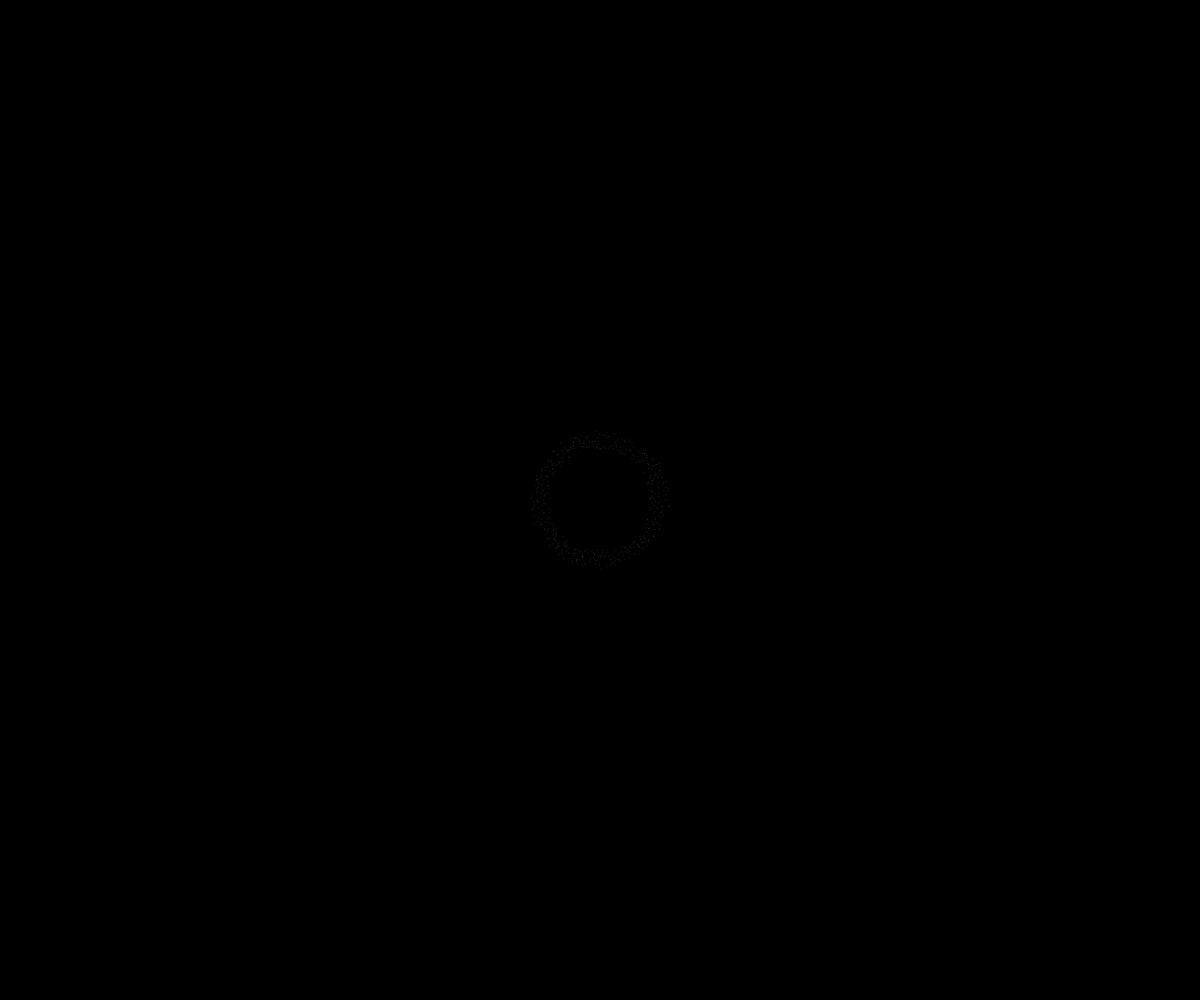
Frame 1 (no input)
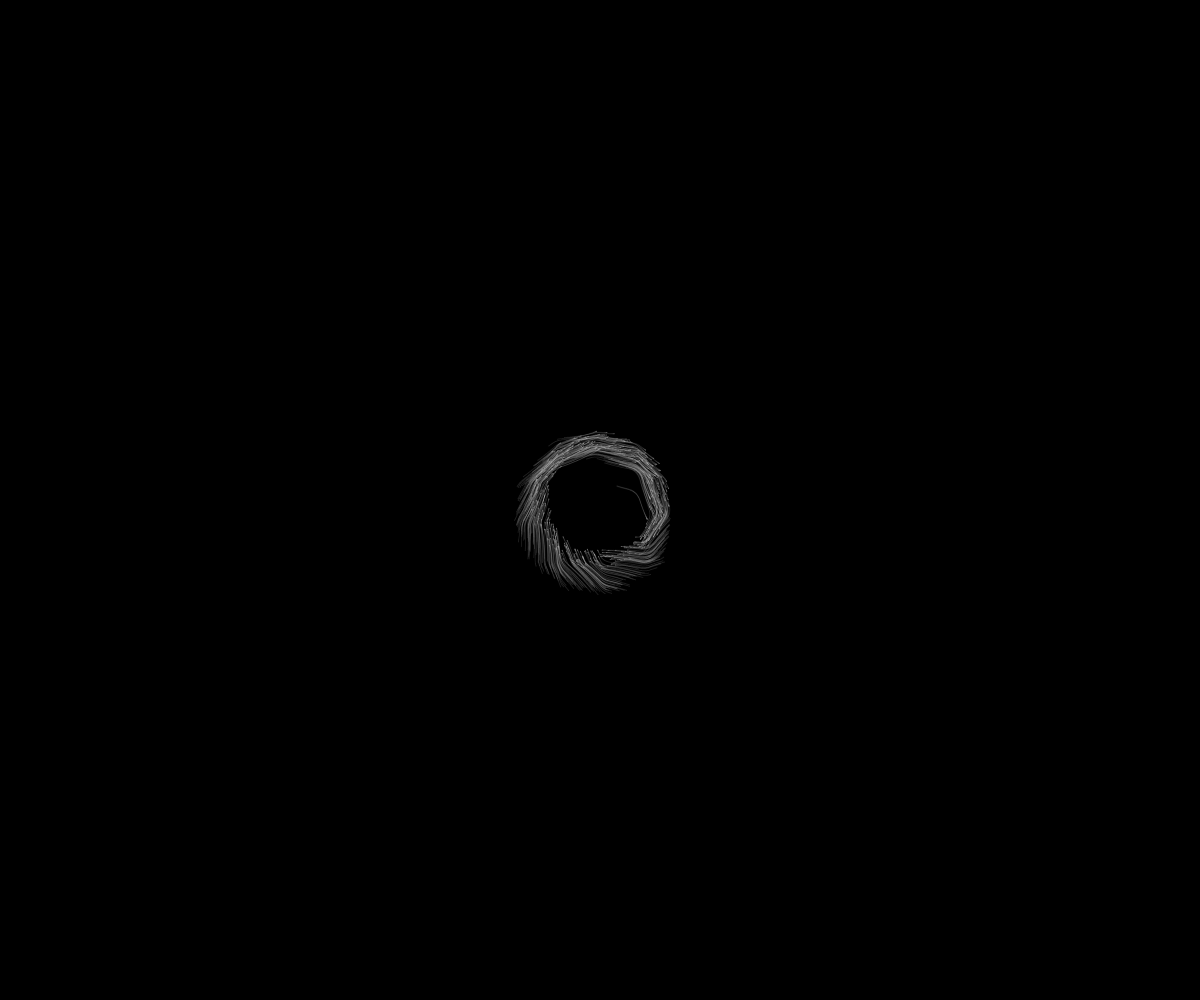
Frame 60 (no input)
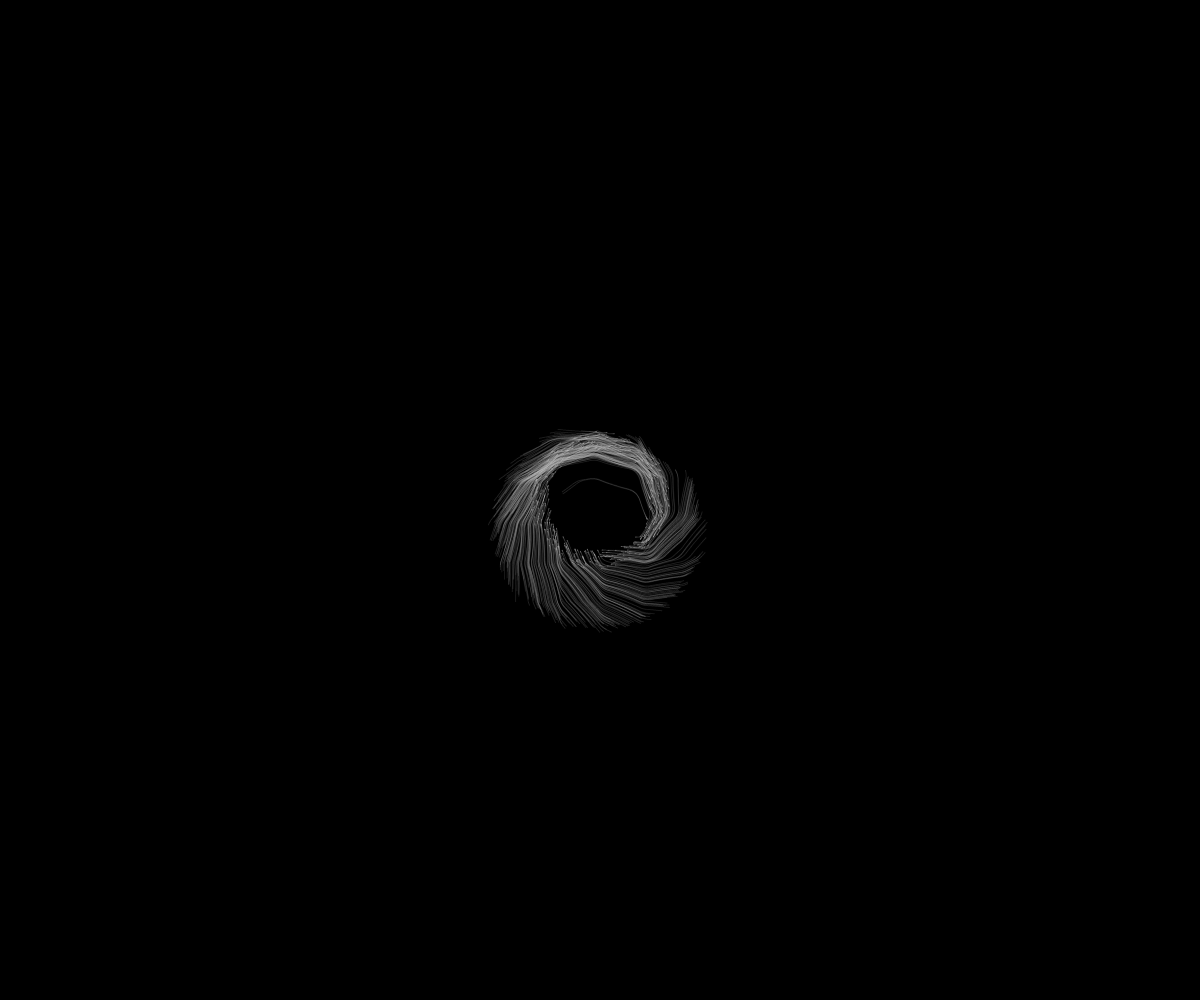
Frame 120 (the mouse pressed at the canvas centre since frame 60)

The p5.js sketch that drew these frames (run headless with seeded random() and noise() and a simulated clock; from frame 60 on, the mouse is pressed at the canvas centre):

// p5.js sketch
// ── sketch.js
const RESOLUTION = 40;
let rows, cols;
let angles = [];
let vehicles = [];
let vector;
let time = false;


function setup() {
  createCanvas(windowWidth, windowHeight);
  background(0);
  noCursor();
setTimeout(function(){
  time = true;
},40000)

  cols = ceil(width / RESOLUTION);
  rows = ceil(height / RESOLUTION);

  for (let i=0; i<500; i++) {
    x = sin(i)*random(50,70) + width/2;
    y = cos(i)*random(50,70) + height/2;
    vehicles.push( new Vehicle(x, y) );
  }
}

function draw() {
  // background(50);

  // flow field
  for (let r = 0; r < rows; r++) {
    for (let c = 0; c < cols; c++) {

      let x = c * RESOLUTION;
      let y = r * RESOLUTION;

      let freqX = x * 0.001 + frameCount * 0.001;
      let freqY = y * 0.001 + frameCount * 0.001;
      let noiseValue = noise(freqX, freqY); // range 0 to 1
      let angleFlowField = map(noiseValue, 0, 1, 0, TWO_PI);

      let sinValue = sin(frameCount * 0.01) * PI/6;

      if(time == false){
       vector = createVector(width/2 - x, height/2 - y);
     }else{
       vector = createVector(mouseX - x, mouseY - y);

     }
      let angleMouse = vector.rotate(PI/2 + sinValue).heading();

      let index = c + r * cols;
      //let index = x + y * width;
      let angle = angleFlowField * 0.0 + angleMouse * 1.0;
      angles[index] = angle;

      // stroke(255);
      // fill(0);
      // rect(x, y, RESOLUTION, RESOLUTION);
      // push();
      // translate(x + RESOLUTION/2, y + RESOLUTION/2);
      // rotate(angle);
      // stroke(255);
      // line(0, 0, RESOLUTION/2, 0);
      // pop();
    }
  }

  // update and display the vehicles
  for (let i=0; i<vehicles.length; i++) {
    let v = vehicles[i];
    /*
    let mouseVec = createVector(mouseX, mouseY);
    let centerVec = createVector(width/2, height/2);
    let vec = p5.Vector.sub(mouseVec, centerVec);
    v.flow( vec.heading() );
    */

    let c = floor(v.pos.x / RESOLUTION);
    let r = floor(v.pos.y / RESOLUTION);
    let index = c + r * cols;

    v.flow( angles[index] );
    /*
    for (let j=0; j<vehicles.length; j++) {
      let otherV = vehicles[j];
      if (i != j) {
        v.avoid( otherV );
      }
    }
    */
    v.update();
    v.reappear();
    v.display();
  }
}


class Vehicle {
  constructor(x, y) {
    this.pos = createVector(x, y);
    this.vel = createVector();
    this.acc = createVector();
    this.angle = 0;

    this.maxSpeed = 1;    // max desired vel
    this.maxForce = 0.05;  // max steering force

    this.detectRad = 80;

    this.foldingVel = random(0.03, 0.08);
  }
  update() {
    this.vel.add(this.acc);
    this.pos.add(this.vel);
    this.acc.mult(0);
    this.angle = this.vel.heading();
  }
  applyForce(f) {
    let force = f.copy();
    // no mass yet
    this.acc.add(force);
  }
  avoid( targetObj ) {
    let desiredVel = p5.Vector.sub(targetObj.pos, this.pos);
    let distance = desiredVel.mag();
    desiredVel.normalize();
    if(distance < this.detectRad) {
      let speed = map(distance, 0, this.detectRad, this.maxSpeed, 0);
      desiredVel.mult(speed * -1); // flip the vel
      let steerForce = p5.Vector.sub(desiredVel, this.vel);
      steerForce.limit(this.maxForce * 0.7); //***
      this.applyForce( steerForce );
    }
  }
  seek( targetObj ) {
    let desiredVel = p5.Vector.sub(targetObj.pos, this.pos);
    let distance = desiredVel.mag();

    desiredVel.normalize();
    if(distance > this.detectRad) {
      desiredVel.mult(this.maxSpeed);
    } else {
      let speed = map(distance, 0, this.detectRad, 0, this.maxSpeed);
      desiredVel.mult(speed);
    }

    let steerForce = p5.Vector.sub(desiredVel, this.vel);
    steerForce.limit(this.maxForce);
    this.applyForce( steerForce );
  }
  seekVec( target ) {
    let desiredVel = p5.Vector.sub(target, this.pos);
    let distance = desiredVel.mag();

    desiredVel.normalize();
    if(distance > this.detectRad) {
      desiredVel.mult(this.maxSpeed);
    } else {
      let speed = map(distance, 0, this.detectRad, 0, this.maxSpeed);
      desiredVel.mult(speed);
    }

    let steerForce = p5.Vector.sub(desiredVel, this.vel);
    steerForce.limit(this.maxForce);
    this.applyForce( steerForce );
  }
  flow( angle ) {
    let desiredVel = p5.Vector.fromAngle( angle );
    desiredVel.mult(this.maxSpeed);

    let steerForce = p5.Vector.sub(desiredVel, this.vel);
    steerForce.limit(this.maxForce);
    this.applyForce( steerForce );
  }
  reappear() {
    if (this.pos.x < 0) {
      this.pos.x = width;
    }
    else if (this.pos.x > width) {
      this.pos.x = 0;
    }
    if (this.pos.y < 0) {
      this.pos.y = height;
    }
    else if (this.pos.y > height) {
      this.pos.y = 0;
    }
  }
  display() {
    push();
    translate(this.pos.x, this.pos.y);
    rotate( this.angle );
    noStroke();
    fill(255);

    let freq = frameCount * this.foldingVel;
    let amp = 5;
    let sinValue = sin(freq) * amp;

    //triangle(0, 0, -15, sinValue, -15, -sinValue);
    // ellipse(0, 0, 1, 1);
    stroke(200,50);
    strokeWeight(1);
    point(0, 0)
    //stroke(0, 0, 255);
    //noFill();
    //ellipse(0, 0, this.brakeRad*2, this.brakeRad*2);
    pop();
  }
}

















// :D
